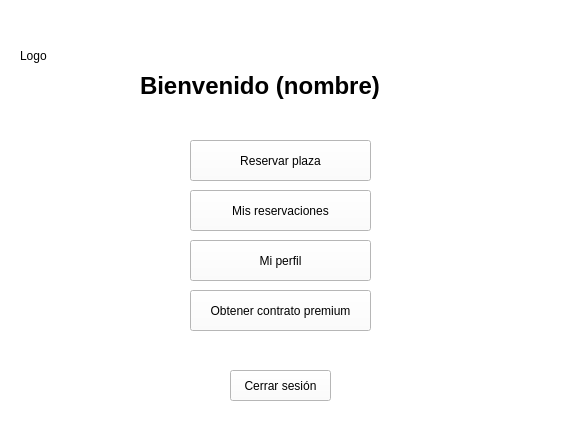
<?xml version="1.0" encoding="UTF-8"?>
<ui version="4.0">
 <class>Mcliente</class>
 <widget class="QWidget" name="Mcliente">
  <property name="geometry">
   <rect>
    <x>0</x>
    <y>0</y>
    <width>575</width>
    <height>433</height>
   </rect>
  </property>
  <property name="windowTitle">
   <string>Form</string>
  </property>
  <property name="styleSheet">
   <string notr="true">background-color: rgb(255, 255, 255);</string>
  </property>
  <widget class="QLabel" name="label">
   <property name="geometry">
    <rect>
     <x>20</x>
     <y>20</y>
     <width>71</width>
     <height>71</height>
    </rect>
   </property>
   <property name="styleSheet">
    <string notr="true">border-color: rgb(0, 0, 0);</string>
   </property>
   <property name="text">
    <string>Logo</string>
   </property>
  </widget>
  <widget class="QLabel" name="label_2">
   <property name="geometry">
    <rect>
     <x>140</x>
     <y>70</y>
     <width>271</width>
     <height>31</height>
    </rect>
   </property>
   <property name="font">
    <font>
     <pointsize>18</pointsize>
     <weight>75</weight>
     <bold>true</bold>
    </font>
   </property>
   <property name="text">
    <string>Bienvenido (nombre)</string>
   </property>
  </widget>
  <widget class="QPushButton" name="pushButton">
   <property name="geometry">
    <rect>
     <x>190</x>
     <y>140</y>
     <width>181</width>
     <height>41</height>
    </rect>
   </property>
   <property name="text">
    <string>Reservar plaza</string>
   </property>
  </widget>
  <widget class="QPushButton" name="pushButton_2">
   <property name="geometry">
    <rect>
     <x>190</x>
     <y>240</y>
     <width>181</width>
     <height>41</height>
    </rect>
   </property>
   <property name="text">
    <string>Mi perfil</string>
   </property>
  </widget>
  <widget class="QPushButton" name="pushButton_3">
   <property name="geometry">
    <rect>
     <x>190</x>
     <y>190</y>
     <width>181</width>
     <height>41</height>
    </rect>
   </property>
   <property name="text">
    <string>Mis reservaciones</string>
   </property>
  </widget>
  <widget class="QPushButton" name="pushButton_4">
   <property name="geometry">
    <rect>
     <x>190</x>
     <y>290</y>
     <width>181</width>
     <height>41</height>
    </rect>
   </property>
   <property name="text">
    <string>Obtener contrato premium</string>
   </property>
  </widget>
  <widget class="QPushButton" name="pushButton_5">
   <property name="geometry">
    <rect>
     <x>230</x>
     <y>370</y>
     <width>101</width>
     <height>31</height>
    </rect>
   </property>
   <property name="text">
    <string>Cerrar sesión</string>
   </property>
  </widget>
 </widget>
 <resources/>
 <connections/>
</ui>
